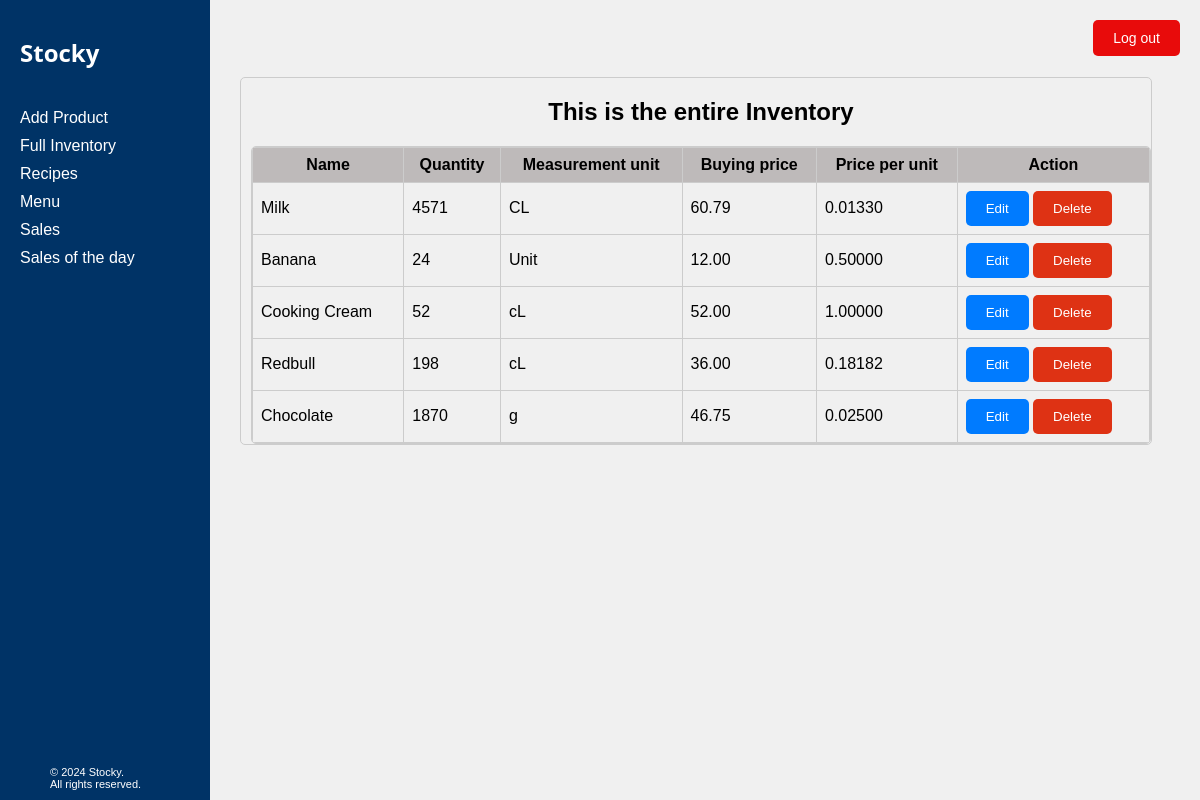
The app's page /stock_view/ (signed in), older data.
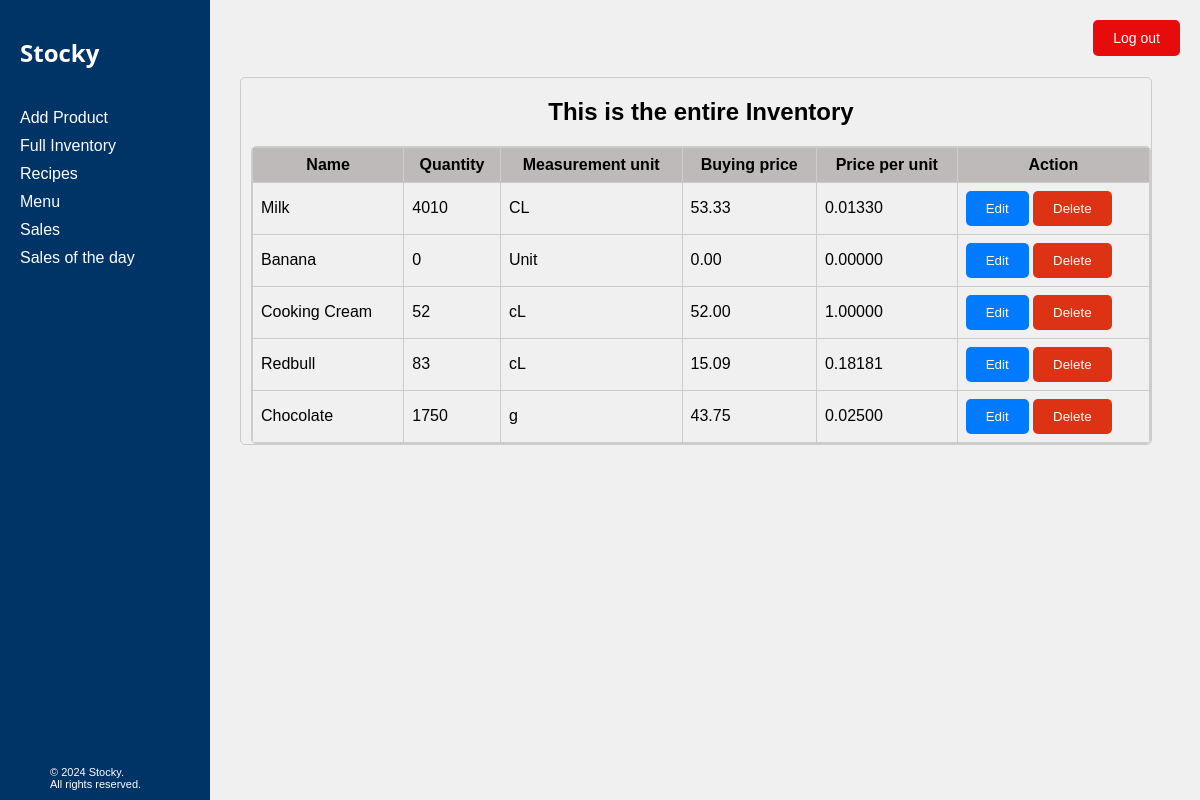
The same page, newer data.
### Inventory/models.py (models this page shows, shortened)
class Stock(models.Model):
    food = models.CharField(max_length = 100, verbose_name = " Food Name")
    quantity = models.DecimalField(max_digits=10,decimal_places= 0, default = 0)
    measurement_unit = models.CharField(max_length = 50)
    buying_price = models.DecimalField(max_digits=10,decimal_places= 2, default = 0.0)
    price_per_unit = models.DecimalField(max_digits=10,decimal_places= 5, default = 0.0)

### Inventory/views.py (the view, shortened to what this page needs)
# urls.py: path('stock_view/', views.stock_view, name="stock_view" ),
def stock_view(request):
    context = {}
    form = StockForm()
    stock = Stock.objects.all()
    context['stock']= stock
    context['form'] = form
    return render(request, 'Inventory/stock_view.html',context)

### Inventory/templates/Inventory/stock_view.html (shortened to what this page needs)
{% extends 'base.html' %}
{% block content %}
<div class="full-list">
<form method="post">
        <h2> This is the entire Inventory  </h2>
<div class="scrollable-table">
<table>
    <tr class="sticky-row" >
        <th> Name </th>
        <th> Quantity </th>
        <th> Measurement unit </th>
        <th> Buying price </th>
        <th> Price per unit </th>
        <th> Action </th>
    </tr>
    {% for item in stock %}
        <tr>
            {% if form.instance.id == item.id %}
            {% include 'Inventory/save.html' %}
            {% else %}
            <td> {{item.food}}</td>
            <td> {{item.quantity}}</td>
            <td> {{item.measurement_unit}}</td>
            <td> {{item.buying_price}}</td>
            <td> {{item.price_per_unit}}</td>
            <td>
                <button formnovalidate name="edit" value="{{ item.id }}"> Edit</button>
                <button formnovalidate name="delete" value="{{ item.id }}"  class="delete-button"> Delete</button>
            </td>
            {% endif %}
        </tr>
        {% endfor %}
</table>
</div>
</form>
</div>
{% endblock %}

Row changes from the older to the newer data that the page shows:
changed Stock "Milk": quantity "4571" → "4010"; buying_price "60.79" → "53.33"
changed Stock "Banana": quantity "24" → "0"; buying_price "12.00" → "0.00"; price_per_unit "0.50000" → "0.00000"
changed Stock "Redbull": quantity "198" → "83"; buying_price "36.00" → "15.09"; price_per_unit "0.18182" → "0.18181"
changed Stock "Chocolate": quantity "1870" → "1750"; buying_price "46.75" → "43.75"
